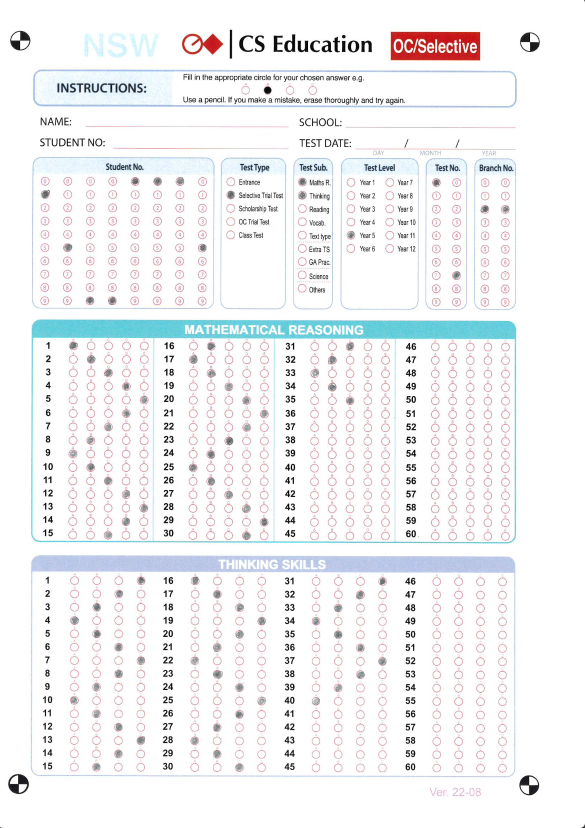
#> input picture images/Math-Thinking-NSW.jpeg, 1170 x 1656 px, found by its file name (shown at 1/2 size)
$ python pr_05.py
#> lines starting #> are read from the running program, lines starting #| are printed output that depends on the picture; after the words box and inside, x2 and y2 are one past the last pixel; in counts of white or black regions, pixels touching at a corner belong together
import cv2
import numpy as np
from block_info_module import block_info

def recognize_answers(image_path, block_info):
    # 이미지를 불러옵니다.
    img = cv2.imread(image_path)
    # 각 블록에 대해 반복합니다.
    for block in block_info:
        # 블록의 좌표를 가져옵니다.
        x, y, w, h = block['x'], block['y'], block['width'], block['height']

        # 이미지에서 블록을 분리합니다.
        block_img = img[y:y+h, x:x+w]

        # 블록 이미지를 그레이스케일로 변환합니다.
        gray = cv2.cvtColor(img, cv2.COLOR_BGR2GRAY)

        # 이미지를 이진화합니다.
        _, binary = cv2.threshold(gray, 150, 255, cv2.THRESH_BINARY_INV)

        # 컨투어를 찾습니다.
        contours, _ = cv2.findContours(binary, cv2.RETR_EXTERNAL, cv2.CHAIN_APPROX_SIMPLE)

        # 각 컨투어에 대해 반복합니다.
        for contour in contours:
            # 컨투어의 영역을 계산합니다.
            area = cv2.contourArea(contour)

            # 영역이 일정 크기 이상인 경우, 해당 컨투어를 답안으로 판단합니다.
            if area > 50:
                # 답안의 위치를 계산합니다.
                M = cv2.moments(contour)
                cX = int(M["m10"] / M["m00"])
                cY = int(M["m01"] / M["m00"])

                # 답안의 번호를 계산합니다.
                answer = cY // (h // block['num_of_selection'])

                # 답안을 출력합니다.
                print(f"Block '{block['name']}' answer: {answer}")

def visualize_blocks(image_path, block_info):
    # 이미지를 불러옵니다.
    img = cv2.imread(image_path)

    # 각 블록에 대해 반복합니다.
    for block in block_info:
        # 블록의 좌표를 가져옵니다.
        x, y, w, h = block['x'], block['y'], block['width'], block['height']

        # 이미지에 블록의 영역을 그립니다.
        cv2.rectangle(img, (x, y), (x+w, y+h), (0, 255, 0), 2)

    # 블록이 그려진 이미지를 반환합니다.
    return img

def preprocess_image(image_path):
    # 이미지를 불러옵니다.
    img = cv2.imread(image_path, cv2.IMREAD_GRAYSCALE)
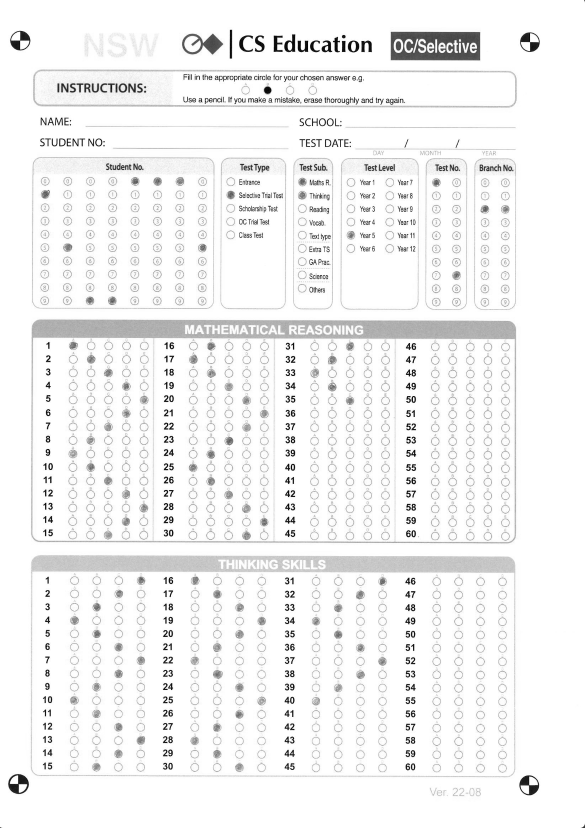
#> img: shape (1656, 1170) (shown at 1/2 size); min 0, max 255, mean 242.7

    # 노이즈를 제거합니다. (옵션)
    img = cv2.medianBlur(img, 5)
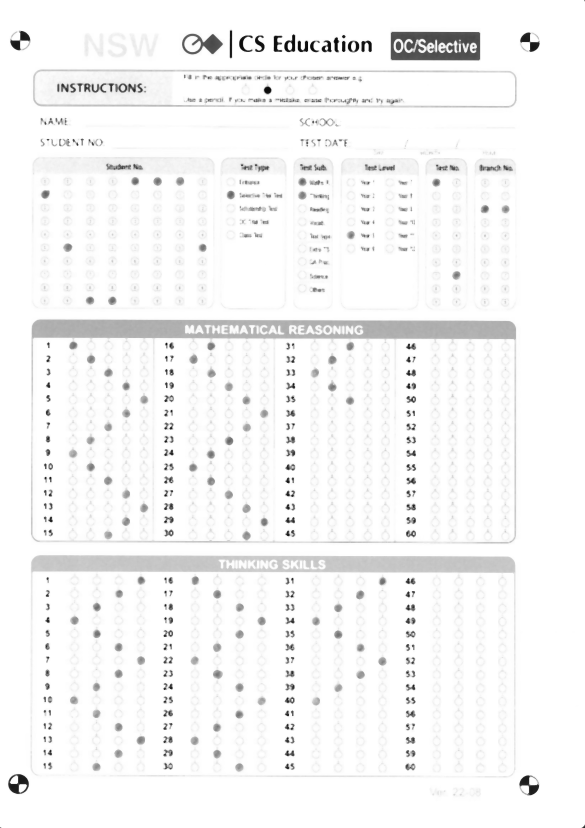
#> img: shape (1656, 1170) (shown at 1/2 size); min 5, max 255, mean 245.9

    # 이미지를 이진화합니다. adaptive thresholding을 사용합니다.
    img = cv2.adaptiveThreshold(img, 255, cv2.ADAPTIVE_THRESH_GAUSSIAN_C, cv2.THRESH_BINARY, 11, 2)
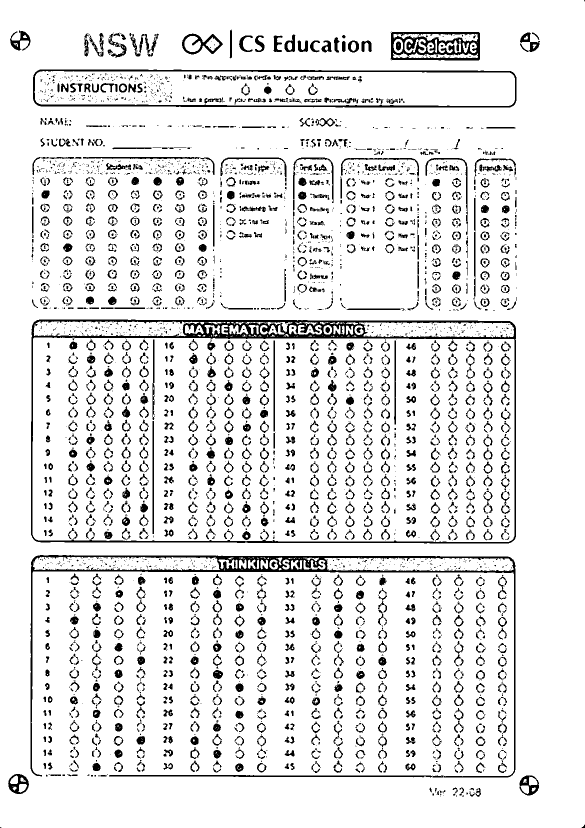
#> img: shape (1656, 1170) (shown at 1/2 size); 90.1% white; 4175 black regions (2533 under 20 px), largest, box (x1, y1, x2, y2) and area: (62, 639, 1032, 1087) 19472, (61, 1110, 1031, 1555) 13909, (66, 139, 1033, 215) 7188

    # 이진화된 이미지를 반환합니다.
    return img

# 이미지 경로와 블록 정보를 제공합니다.
image_path = '/Users/henry/Downloads/Math-Thinking-NSW.jpeg'
# [5 lines of commented-out code are left out]

preprocessed_img = preprocess_image(image_path)

recognize_answers(image_path, block_info)
#> in recognize_answers, img is the input picture: shape (1656, 1170, 3); mean B, G, R 244.3, 242.8, 242.5
#> the loop in recognize_answers, `for block in block_info:` made 15 passes
#> pass 1, in recognize_answers, `block_img = img[y:y+h, x:x+w]`:
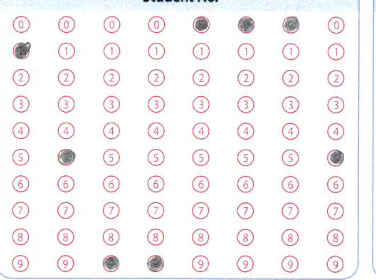
#> block_img: shape (280, 376, 3); mean B, G, R 245.4, 243.6, 246.8
#> pass 1, in recognize_answers, `_, binary = cv2.threshold(gray, 150, 255, cv2.THRESH_BINARY_INV)`:
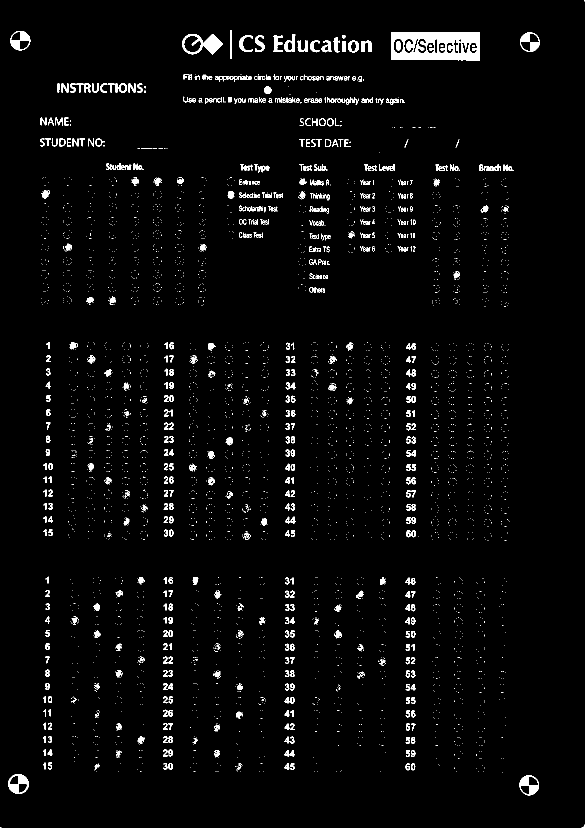
#> binary: shape (1656, 1170) (shown at 1/2 size); 2.9% white; 4044 white regions (3446 under 20 px), largest, box (x1, y1, x2, y2) and area: (782, 64, 960, 121) 7656, (364, 68, 446, 109) 1465, (16, 1548, 58, 1588) 857
#> pass 2, in recognize_answers, `block_img = img[y:y+h, x:x+w]`:
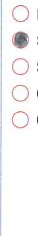
#> block_img: shape (236, 38, 3); mean B, G, R 246.1, 245, 246.1
